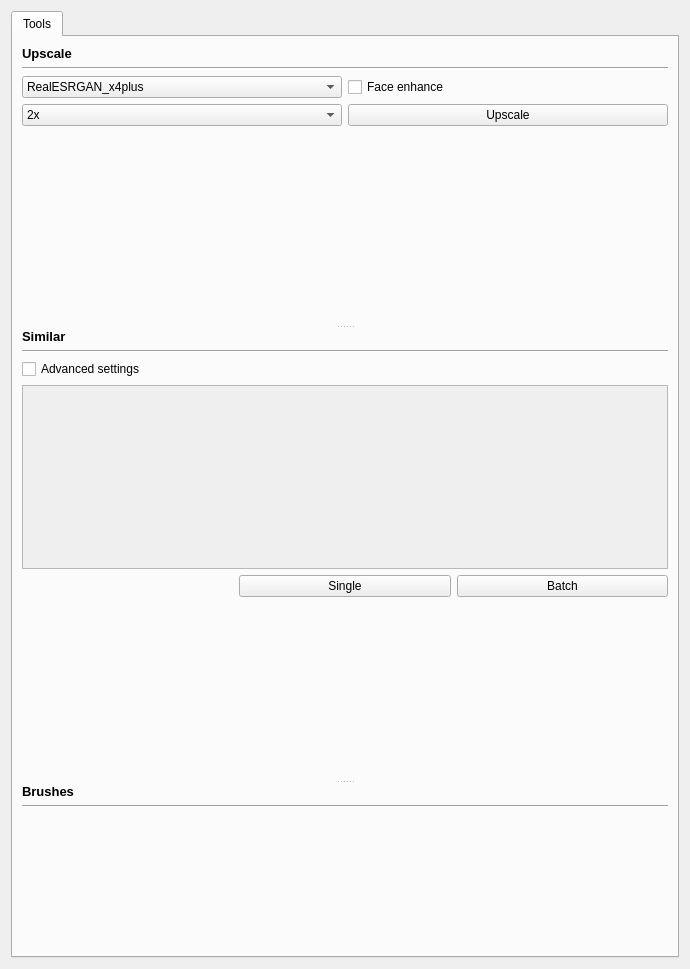
<?xml version="1.0" encoding="UTF-8"?>
<ui version="4.0">
 <class>standard_image_widget</class>
 <widget class="QWidget" name="standard_image_widget">
  <property name="geometry">
   <rect>
    <x>0</x>
    <y>0</y>
    <width>690</width>
    <height>969</height>
   </rect>
  </property>
  <property name="maximumSize">
   <size>
    <width>16777215</width>
    <height>16777215</height>
   </size>
  </property>
  <property name="windowTitle">
   <string>Form</string>
  </property>
  <layout class="QGridLayout" name="gridLayout">
   <item row="0" column="0">
    <widget class="QWidget" name="sidebar" native="true">
     <property name="sizePolicy">
      <sizepolicy hsizetype="MinimumExpanding" vsizetype="Preferred">
       <horstretch>0</horstretch>
       <verstretch>0</verstretch>
      </sizepolicy>
     </property>
     <property name="minimumSize">
      <size>
       <width>0</width>
       <height>0</height>
      </size>
     </property>
     <property name="maximumSize">
      <size>
       <width>16777215</width>
       <height>16777215</height>
      </size>
     </property>
     <layout class="QGridLayout" name="gridLayout_7">
      <property name="leftMargin">
       <number>0</number>
      </property>
      <property name="topMargin">
       <number>0</number>
      </property>
      <property name="rightMargin">
       <number>0</number>
      </property>
      <property name="bottomMargin">
       <number>0</number>
      </property>
      <item row="0" column="0">
       <widget class="QTabWidget" name="tabWidget">
        <property name="font">
         <font>
          <pointsize>9</pointsize>
         </font>
        </property>
        <property name="layoutDirection">
         <enum>Qt::LeftToRight</enum>
        </property>
        <property name="currentIndex">
         <number>0</number>
        </property>
        <widget class="QWidget" name="tab">
         <attribute name="title">
          <string>Tools</string>
         </attribute>
         <layout class="QGridLayout" name="gridLayout_6">
          <item row="0" column="0">
           <widget class="QSplitter" name="splitter_2">
            <property name="orientation">
             <enum>Qt::Vertical</enum>
            </property>
            <widget class="QWidget" name="layoutWidget">
             <layout class="QVBoxLayout" name="Upscale">
              <item>
               <widget class="QLabel" name="label">
                <property name="font">
                 <font>
                  <pointsize>10</pointsize>
                  <bold>true</bold>
                 </font>
                </property>
                <property name="text">
                 <string>Upscale</string>
                </property>
               </widget>
              </item>
              <item>
               <widget class="Line" name="line_2">
                <property name="orientation">
                 <enum>Qt::Horizontal</enum>
                </property>
               </widget>
              </item>
              <item>
               <layout class="QHBoxLayout" name="horizontalLayout">
                <item>
                 <widget class="QComboBox" name="upscale_model">
                  <item>
                   <property name="text">
                    <string>RealESRGAN_x4plus</string>
                   </property>
                  </item>
                  <item>
                   <property name="text">
                    <string>RealESRNet_x4plus</string>
                   </property>
                  </item>
                  <item>
                   <property name="text">
                    <string>RealESRGAN_x4plus_anime_6B</string>
                   </property>
                  </item>
                  <item>
                   <property name="text">
                    <string>RealESRGAN_x2plus</string>
                   </property>
                  </item>
                  <item>
                   <property name="text">
                    <string>realesr-animevideov3</string>
                   </property>
                  </item>
                  <item>
                   <property name="text">
                    <string>realesr-general-x4v3</string>
                   </property>
                  </item>
                 </widget>
                </item>
                <item>
                 <widget class="QCheckBox" name="face_enhance">
                  <property name="text">
                   <string>Face enhance</string>
                  </property>
                 </widget>
                </item>
               </layout>
              </item>
              <item>
               <layout class="QHBoxLayout" name="horizontalLayout_2">
                <item>
                 <widget class="QComboBox" name="comboBox">
                  <item>
                   <property name="text">
                    <string>2x</string>
                   </property>
                  </item>
                  <item>
                   <property name="text">
                    <string>4x</string>
                   </property>
                  </item>
                 </widget>
                </item>
                <item>
                 <widget class="QPushButton" name="upscale_2x">
                  <property name="cursor">
                   <cursorShape>PointingHandCursor</cursorShape>
                  </property>
                  <property name="text">
                   <string>Upscale</string>
                  </property>
                 </widget>
                </item>
               </layout>
              </item>
              <item>
               <spacer name="verticalSpacer_4">
                <property name="orientation">
                 <enum>Qt::Vertical</enum>
                </property>
                <property name="sizeHint" stdset="0">
                 <size>
                  <width>20</width>
                  <height>40</height>
                 </size>
                </property>
               </spacer>
              </item>
             </layout>
            </widget>
            <widget class="QWidget" name="layoutWidget">
             <layout class="QVBoxLayout" name="Similar">
              <item>
               <widget class="QLabel" name="label_2">
                <property name="font">
                 <font>
                  <pointsize>10</pointsize>
                  <bold>true</bold>
                 </font>
                </property>
                <property name="text">
                 <string>Similar</string>
                </property>
               </widget>
              </item>
              <item>
               <widget class="Line" name="line">
                <property name="orientation">
                 <enum>Qt::Horizontal</enum>
                </property>
               </widget>
              </item>
              <item>
               <widget class="QCheckBox" name="advanced_settings_checkbox">
                <property name="text">
                 <string>Advanced settings</string>
                </property>
               </widget>
              </item>
              <item>
               <widget class="QScrollArea" name="advanced_settings">
                <property name="widgetResizable">
                 <bool>true</bool>
                </property>
                <widget class="QWidget" name="scrollAreaWidgetContents_2">
                 <property name="geometry">
                  <rect>
                   <x>0</x>
                   <y>0</y>
                   <width>646</width>
                   <height>167</height>
                  </rect>
                 </property>
                 <layout class="QGridLayout" name="gridLayout_4">
                  <item row="0" column="0">
                   <widget class="InputImageSettingsWidget" name="input_image_widget" native="true"/>
                  </item>
                  <item row="1" column="0">
                   <widget class="ControlNetSettingsWidget" name="controlnet_settings" native="true"/>
                  </item>
                 </layout>
                </widget>
               </widget>
              </item>
              <item>
               <layout class="QHBoxLayout" name="horizontalLayout_4">
                <item>
                 <widget class="SliderWidget" name="samples_widget" native="true">
                  <property name="minimumSize">
                   <size>
                    <width>0</width>
                    <height>20</height>
                   </size>
                  </property>
                  <property name="label_text" stdset="0">
                   <string>Similarity</string>
                  </property>
                  <property name="slider_callback" stdset="0">
                   <string notr="true">handle_value_change</string>
                  </property>
                  <property name="current_value" stdset="0">
                   <number>100</number>
                  </property>
                  <property name="slider_maximum" stdset="0">
                   <number>100</number>
                  </property>
                  <property name="spinbox_maximum" stdset="0">
                   <double>1.000000000000000</double>
                  </property>
                  <property name="display_as_float" stdset="0">
                   <bool>true</bool>
                  </property>
                  <property name="spinbox_single_step" stdset="0">
                   <double>0.010000000000000</double>
                  </property>
                  <property name="spinbox_page_step" stdset="0">
                   <double>0.010000000000000</double>
                  </property>
                  <property name="spinbox_minimum" stdset="0">
                   <double>0.000000000000000</double>
                  </property>
                  <property name="slider_minimum" stdset="0">
                   <number>0</number>
                  </property>
                  <property name="settings_property" stdset="0">
                   <string>standard_image_settings.image_similarity</string>
                  </property>
                 </widget>
                </item>
                <item>
                 <widget class="QPushButton" name="generate_single_simillar_button">
                  <property name="cursor">
                   <cursorShape>PointingHandCursor</cursorShape>
                  </property>
                  <property name="toolTip">
                   <string>Generate one variation</string>
                  </property>
                  <property name="text">
                   <string>Single</string>
                  </property>
                 </widget>
                </item>
                <item>
                 <widget class="QPushButton" name="generate_batch_similar_button">
                  <property name="cursor">
                   <cursorShape>PointingHandCursor</cursorShape>
                  </property>
                  <property name="toolTip">
                   <string>Generate a batch of four variations</string>
                  </property>
                  <property name="text">
                   <string>Batch</string>
                  </property>
                 </widget>
                </item>
               </layout>
              </item>
              <item>
               <spacer name="verticalSpacer_2">
                <property name="orientation">
                 <enum>Qt::Vertical</enum>
                </property>
                <property name="sizeHint" stdset="0">
                 <size>
                  <width>20</width>
                  <height>40</height>
                 </size>
                </property>
               </spacer>
              </item>
             </layout>
            </widget>
            <widget class="QWidget" name="layoutWidget">
             <layout class="QVBoxLayout" name="verticalLayout_5">
              <item>
               <widget class="QLabel" name="label_7">
                <property name="font">
                 <font>
                  <pointsize>10</pointsize>
                  <bold>true</bold>
                 </font>
                </property>
                <property name="text">
                 <string>Brushes</string>
                </property>
               </widget>
              </item>
              <item>
               <widget class="Line" name="line_3">
                <property name="orientation">
                 <enum>Qt::Horizontal</enum>
                </property>
               </widget>
              </item>
              <item>
               <widget class="BrushesContainer" name="brushes" native="true">
                <property name="acceptDrops">
                 <bool>true</bool>
                </property>
               </widget>
              </item>
              <item>
               <spacer name="verticalSpacer_3">
                <property name="orientation">
                 <enum>Qt::Vertical</enum>
                </property>
                <property name="sizeHint" stdset="0">
                 <size>
                  <width>20</width>
                  <height>40</height>
                 </size>
                </property>
               </spacer>
              </item>
             </layout>
            </widget>
           </widget>
          </item>
         </layout>
        </widget>
       </widget>
      </item>
     </layout>
    </widget>
   </item>
  </layout>
 </widget>
 <customwidgets>
  <customwidget>
   <class>SliderWidget</class>
   <extends>QWidget</extends>
   <header>airunner/widgets/slider/slider_widget</header>
   <container>1</container>
  </customwidget>
  <customwidget>
   <class>BrushesContainer</class>
   <extends>QWidget</extends>
   <header>airunner/widgets/canvas/brushes_container</header>
   <container>1</container>
  </customwidget>
  <customwidget>
   <class>InputImageSettingsWidget</class>
   <extends>QWidget</extends>
   <header>airunner/widgets/input_image/input_image_settings_widget</header>
   <container>1</container>
  </customwidget>
  <customwidget>
   <class>ControlNetSettingsWidget</class>
   <extends>QWidget</extends>
   <header>airunner/widgets/controlnet_settings/controlnet_settings_widget</header>
   <container>1</container>
  </customwidget>
 </customwidgets>
 <resources/>
 <connections>
  <connection>
   <sender>generate_batch_similar_button</sender>
   <signal>clicked()</signal>
   <receiver>standard_image_widget</receiver>
   <slot>similar_batch()</slot>
   <hints>
    <hint type="sourcelabel">
     <x>633</x>
     <y>514</y>
    </hint>
    <hint type="destinationlabel">
     <x>259</x>
     <y>0</y>
    </hint>
   </hints>
  </connection>
  <connection>
   <sender>generate_single_simillar_button</sender>
   <signal>clicked()</signal>
   <receiver>standard_image_widget</receiver>
   <slot>similar_image()</slot>
   <hints>
    <hint type="sourcelabel">
     <x>424</x>
     <y>514</y>
    </hint>
    <hint type="destinationlabel">
     <x>0</x>
     <y>44</y>
    </hint>
   </hints>
  </connection>
  <connection>
   <sender>advanced_settings_checkbox</sender>
   <signal>clicked(bool)</signal>
   <receiver>standard_image_widget</receiver>
   <slot>handle_advanced_settings_checkbox(bool)</slot>
   <hints>
    <hint type="sourcelabel">
     <x>133</x>
     <y>336</y>
    </hint>
    <hint type="destinationlabel">
     <x>24</x>
     <y>0</y>
    </hint>
   </hints>
  </connection>
 </connections>
 <slots>
  <slot>image_to_canvas()</slot>
  <slot>similar_image()</slot>
  <slot>variant_image()</slot>
  <slot>delete_image()</slot>
  <slot>similar_batch()</slot>
  <slot>confirm_delete()</slot>
  <slot>cancel_delete()</slot>
  <slot>export_image()</slot>
  <slot>upscale_2x_clicked()</slot>
  <slot>reset_prompt_clicked()</slot>
  <slot>reset_negative_prompt_clicked()</slot>
  <slot>handle_controlnet_changed(QString)</slot>
  <slot>prompt_changed()</slot>
  <slot>negative_prompt_changed()</slot>
  <slot>upscale_model_changed(QString)</slot>
  <slot>face_enhance_toggled(bool)</slot>
  <slot>handle_advanced_settings_checkbox(bool)</slot>
  <slot>upscale_number_changed(int)</slot>
  <slot>handle_pipeline_changed(QString)</slot>
  <slot>handle_version_changed(QString)</slot>
  <slot>handle_model_changed(QString)</slot>
  <slot>handle_scheduler_changed(QString)</slot>
 </slots>
</ui>
